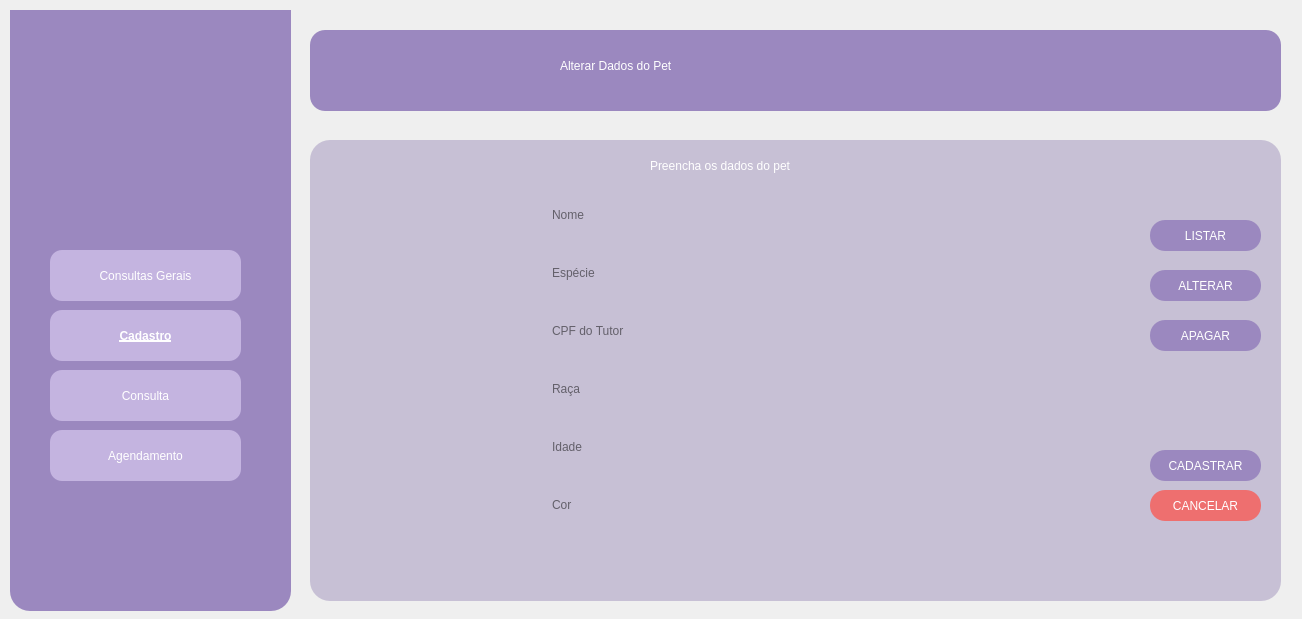
<?xml version="1.0" encoding="UTF-8"?>
<ui version="4.0">
 <class>petalterar</class>
 <widget class="QDialog" name="petalterar">
  <property name="geometry">
   <rect>
    <x>0</x>
    <y>0</y>
    <width>1302</width>
    <height>619</height>
   </rect>
  </property>
  <property name="windowTitle">
   <string>Alterar Pet</string>
  </property>
  <widget class="QWidget" name="widget" native="true">
   <property name="geometry">
    <rect>
     <x>310</x>
     <y>30</y>
     <width>971</width>
     <height>81</height>
    </rect>
   </property>
   <property name="styleSheet">
    <string notr="true">background-color: #9B88BF; border-radius: 15px</string>
   </property>
   <widget class="QLabel" name="label">
    <property name="geometry">
     <rect>
      <x>250</x>
      <y>10</y>
      <width>471</width>
      <height>51</height>
     </rect>
    </property>
    <property name="styleSheet">
     <string notr="true">font: 30pt &quot;Garamond&quot;; color: #ffffff</string>
    </property>
    <property name="text">
     <string>Alterar Dados do Pet</string>
    </property>
   </widget>
  </widget>
  <widget class="QWidget" name="sidebar" native="true">
   <property name="geometry">
    <rect>
     <x>10</x>
     <y>10</y>
     <width>281</width>
     <height>601</height>
    </rect>
   </property>
   <property name="styleSheet">
    <string notr="true">background-color: #9B88BF; border-radius: 20px</string>
   </property>
   <widget class="QPushButton" name="menuButton">
    <property name="geometry">
     <rect>
      <x>40</x>
      <y>240</y>
      <width>191</width>
      <height>51</height>
     </rect>
    </property>
    <property name="styleSheet">
     <string notr="true">background-color: #C4B4E0;
font: 700 9pt &quot;System&quot;;
border-radius: 12px;
padding: 5px;
color: #ffffff</string>
    </property>
    <property name="text">
     <string>Consultas Gerais</string>
    </property>
   </widget>
   <widget class="QPushButton" name="consultaButton">
    <property name="geometry">
     <rect>
      <x>40</x>
      <y>360</y>
      <width>191</width>
      <height>51</height>
     </rect>
    </property>
    <property name="styleSheet">
     <string notr="true">background-color: #C4B4E0;
font: 700 9pt &quot;System&quot;;
border-radius: 12px;
padding: 5px;
color: #ffffff</string>
    </property>
    <property name="text">
     <string>Consulta</string>
    </property>
   </widget>
   <widget class="QPushButton" name="agendamentoButton">
    <property name="geometry">
     <rect>
      <x>40</x>
      <y>420</y>
      <width>191</width>
      <height>51</height>
     </rect>
    </property>
    <property name="styleSheet">
     <string notr="true">background-color: #C4B4E0;
font: 700 9pt &quot;System&quot;;
border-radius: 12px;
padding: 5px;
color: #ffffff</string>
    </property>
    <property name="text">
     <string>Agendamento</string>
    </property>
   </widget>
   <widget class="QLabel" name="label_2">
    <property name="geometry">
     <rect>
      <x>-40</x>
      <y>-100</y>
      <width>371</width>
      <height>391</height>
     </rect>
    </property>
    <property name="text">
     <string/>
    </property>
    <property name="pixmap">
     <pixmap resource="resources/resources.qrc">:/images/images/logo4.png</pixmap>
    </property>
    <property name="scaledContents">
     <bool>true</bool>
    </property>
   </widget>
   <widget class="QPushButton" name="pushButton_6">
    <property name="geometry">
     <rect>
      <x>40</x>
      <y>300</y>
      <width>191</width>
      <height>51</height>
     </rect>
    </property>
    <property name="font">
     <font>
      <family>System</family>
      <pointsize>9</pointsize>
      <italic>false</italic>
      <bold>true</bold>
      <underline>true</underline>
     </font>
    </property>
    <property name="styleSheet">
     <string notr="true">background-color: #C4B4E0;
font: 700 9pt &quot;System&quot;;
border-radius: 12px;
padding: 5px;
color: rgb(255, 255, 255);</string>
    </property>
    <property name="text">
     <string>Cadastro</string>
    </property>
   </widget>
   <zorder>agendamentoButton</zorder>
   <zorder>label_2</zorder>
   <zorder>menuButton</zorder>
   <zorder>consultaButton</zorder>
   <zorder>pushButton_6</zorder>
  </widget>
  <widget class="QWidget" name="data_background" native="true">
   <property name="geometry">
    <rect>
     <x>310</x>
     <y>140</y>
     <width>971</width>
     <height>461</height>
    </rect>
   </property>
   <property name="autoFillBackground">
    <bool>false</bool>
   </property>
   <property name="styleSheet">
    <string notr="true">background-color: #C7C0D5; border-radius: 20px</string>
   </property>
   <widget class="QPushButton" name="cadastrarButton_2">
    <property name="geometry">
     <rect>
      <x>840</x>
      <y>310</y>
      <width>111</width>
      <height>31</height>
     </rect>
    </property>
    <property name="styleSheet">
     <string notr="true">background-color: #9B88BF;
font: 700 15pt &quot;System&quot;;
border-radius: 15px;
padding: 5px;
color: #ffffff</string>
    </property>
    <property name="text">
     <string>CADASTRAR</string>
    </property>
   </widget>
   <widget class="QPushButton" name="cancelarButton_2">
    <property name="geometry">
     <rect>
      <x>840</x>
      <y>350</y>
      <width>111</width>
      <height>31</height>
     </rect>
    </property>
    <property name="styleSheet">
     <string notr="true">background-color: #EE6F6F;
font: 700 15pt &quot;System&quot;;
border-radius: 15px;
padding: 5px;
color: #ffffff</string>
    </property>
    <property name="text">
     <string>CANCELAR</string>
    </property>
   </widget>
   <widget class="QLabel" name="texto_3">
    <property name="geometry">
     <rect>
      <x>340</x>
      <y>10</y>
      <width>341</width>
      <height>31</height>
     </rect>
    </property>
    <property name="styleSheet">
     <string notr="true">font: 15pt &quot;Trebuchet MS&quot;; color: #ffffff</string>
    </property>
    <property name="text">
     <string>Preencha os dados do pet</string>
    </property>
   </widget>
   <widget class="QWidget" name="verticalLayoutWidget">
    <property name="geometry">
     <rect>
      <x>240</x>
      <y>40</y>
      <width>531</width>
      <height>360</height>
     </rect>
    </property>
    <layout class="QVBoxLayout" name="verticalLayout">
     <property name="spacing">
      <number>15</number>
     </property>
     <property name="rightMargin">
      <number>0</number>
     </property>
     <item>
      <widget class="QLineEdit" name="nomePet">
       <property name="enabled">
        <bool>true</bool>
       </property>
       <property name="sizePolicy">
        <sizepolicy hsizetype="Expanding" vsizetype="Fixed">
         <horstretch>0</horstretch>
         <verstretch>0</verstretch>
        </sizepolicy>
       </property>
       <property name="autoFillBackground">
        <bool>false</bool>
       </property>
       <property name="styleSheet">
        <string notr="true">

QLineEdit {
    font-size: 14px;
    color: black;
    border: 1px solid gray;
    border-radius: 5px;
    padding: 5px;
}
QLineEdit:placeholder {
    color: gray;
    font-style: italic;
}

; background-color: #ffffff</string>
       </property>
       <property name="placeholderText">
        <string>Nome</string>
       </property>
      </widget>
     </item>
     <item>
      <widget class="QLineEdit" name="especiePet">
       <property name="sizePolicy">
        <sizepolicy hsizetype="Expanding" vsizetype="Fixed">
         <horstretch>0</horstretch>
         <verstretch>0</verstretch>
        </sizepolicy>
       </property>
       <property name="autoFillBackground">
        <bool>false</bool>
       </property>
       <property name="styleSheet">
        <string notr="true">

QLineEdit {
    font-size: 14px;
    color: black;
    border: 1px solid gray;
    border-radius: 5px;
    padding: 5px;
}
QLineEdit:placeholder {
    color: gray;
    font-style: italic;
}

; background-color: #ffffff</string>
       </property>
       <property name="placeholderText">
        <string>Espécie</string>
       </property>
      </widget>
     </item>
     <item>
      <widget class="QLineEdit" name="cpfTutor">
       <property name="sizePolicy">
        <sizepolicy hsizetype="Expanding" vsizetype="Fixed">
         <horstretch>0</horstretch>
         <verstretch>0</verstretch>
        </sizepolicy>
       </property>
       <property name="autoFillBackground">
        <bool>false</bool>
       </property>
       <property name="styleSheet">
        <string notr="true">

QLineEdit {
    font-size: 14px;
    color: black;
    border: 1px solid gray;
    border-radius: 5px;
    padding: 5px;
}
QLineEdit:placeholder {
    color: gray;
    font-style: italic;
}

; background-color: #ffffff</string>
       </property>
       <property name="placeholderText">
        <string>CPF do Tutor</string>
       </property>
      </widget>
     </item>
     <item>
      <widget class="QLineEdit" name="racaPet">
       <property name="sizePolicy">
        <sizepolicy hsizetype="Expanding" vsizetype="Fixed">
         <horstretch>0</horstretch>
         <verstretch>0</verstretch>
        </sizepolicy>
       </property>
       <property name="autoFillBackground">
        <bool>false</bool>
       </property>
       <property name="styleSheet">
        <string notr="true">

QLineEdit {
    font-size: 14px;
    color: black;
    border: 1px solid gray;
    border-radius: 5px;
    padding: 5px;
}
QLineEdit:placeholder {
    color: gray;
    font-style: italic;
}

; background-color: #ffffff</string>
       </property>
       <property name="placeholderText">
        <string>Raça</string>
       </property>
      </widget>
     </item>
     <item>
      <widget class="QLineEdit" name="idadePet">
       <property name="sizePolicy">
        <sizepolicy hsizetype="Expanding" vsizetype="Fixed">
         <horstretch>0</horstretch>
         <verstretch>0</verstretch>
        </sizepolicy>
       </property>
       <property name="autoFillBackground">
        <bool>false</bool>
       </property>
       <property name="styleSheet">
        <string notr="true">

QLineEdit {
    font-size: 14px;
    color: black;
    border: 1px solid gray;
    border-radius: 5px;
    padding: 5px;
}
QLineEdit:placeholder {
    color: gray;
    font-style: italic;
}

; background-color: #ffffff</string>
       </property>
       <property name="placeholderText">
        <string>Idade</string>
       </property>
      </widget>
     </item>
     <item>
      <widget class="QLineEdit" name="corPet">
       <property name="sizePolicy">
        <sizepolicy hsizetype="Expanding" vsizetype="Fixed">
         <horstretch>0</horstretch>
         <verstretch>0</verstretch>
        </sizepolicy>
       </property>
       <property name="autoFillBackground">
        <bool>false</bool>
       </property>
       <property name="styleSheet">
        <string notr="true">

QLineEdit {
    font-size: 14px;
    color: black;
    border: 1px solid gray;
    border-radius: 5px;
    padding: 5px;
}
QLineEdit:placeholder {
    color: gray;
    font-style: italic;
}

; background-color: #ffffff</string>
       </property>
       <property name="placeholderText">
        <string>Cor</string>
       </property>
      </widget>
     </item>
    </layout>
   </widget>
   <widget class="QPushButton" name="apagarButton">
    <property name="geometry">
     <rect>
      <x>840</x>
      <y>180</y>
      <width>111</width>
      <height>31</height>
     </rect>
    </property>
    <property name="styleSheet">
     <string notr="true">background-color: #9B88BF;
font: 700 15pt &quot;System&quot;;
border-radius: 15px;
padding: 5px;
color: #ffffff</string>
    </property>
    <property name="text">
     <string>APAGAR</string>
    </property>
   </widget>
   <widget class="QPushButton" name="alterarButton">
    <property name="geometry">
     <rect>
      <x>840</x>
      <y>130</y>
      <width>111</width>
      <height>31</height>
     </rect>
    </property>
    <property name="styleSheet">
     <string notr="true">background-color: #9B88BF;
font: 700 15pt &quot;System&quot;;
border-radius: 15px;
padding: 5px;
color: #ffffff</string>
    </property>
    <property name="text">
     <string>ALTERAR</string>
    </property>
   </widget>
   <widget class="QPushButton" name="listarButton">
    <property name="geometry">
     <rect>
      <x>840</x>
      <y>80</y>
      <width>111</width>
      <height>31</height>
     </rect>
    </property>
    <property name="styleSheet">
     <string notr="true">background-color: #9B88BF;
font: 700 15pt &quot;System&quot;;
border-radius: 15px;
padding: 5px;
color: #ffffff</string>
    </property>
    <property name="text">
     <string>LISTAR</string>
    </property>
   </widget>
  </widget>
 </widget>
 <resources>
  <include location="resources/resources.qrc"/>
 </resources>
 <connections/>
</ui>
